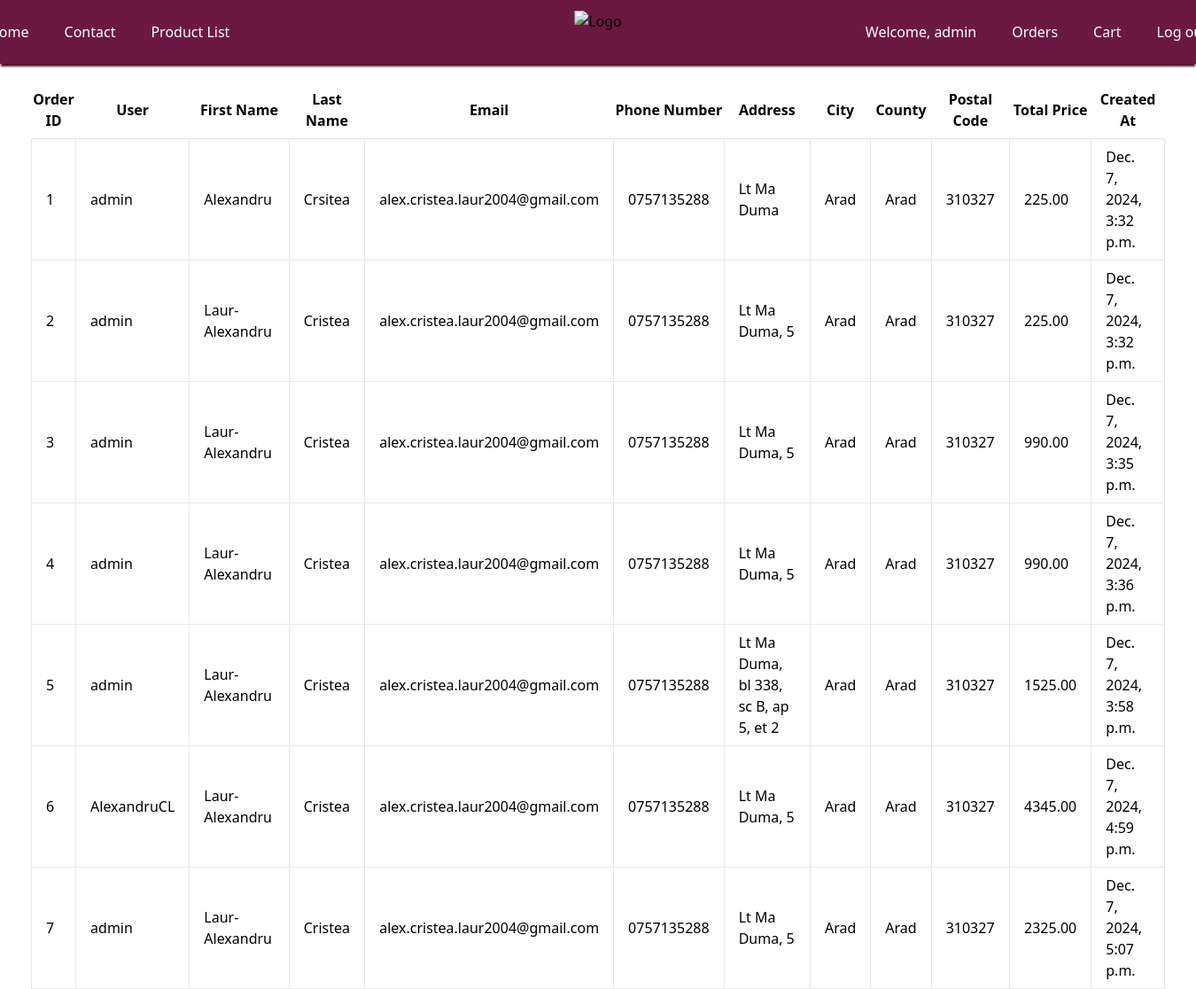
The page /orders/ (signed in) on the database as committed earlier.
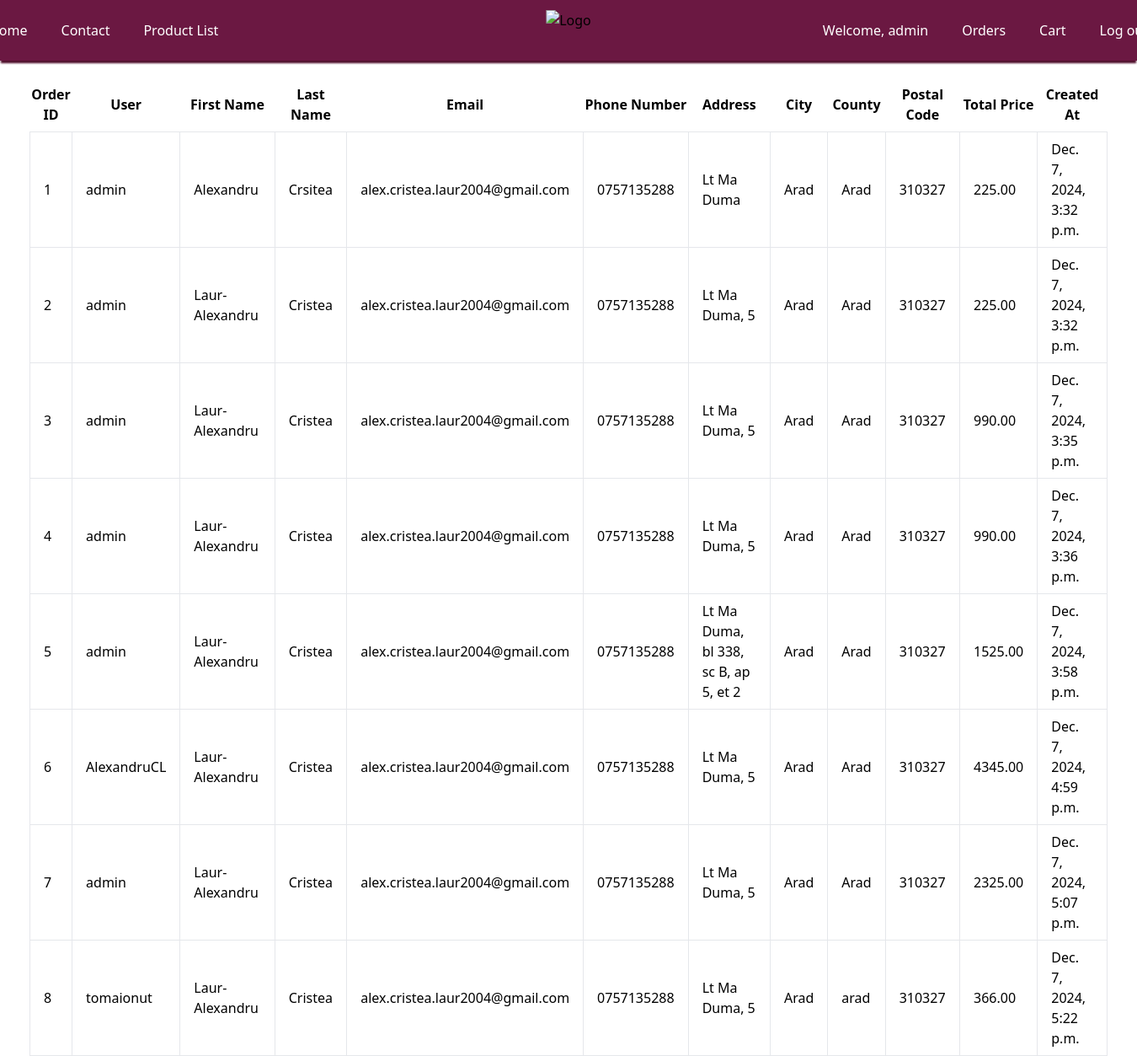
The same page on the database as committed later.
### my_app/models.py (models this page shows, shortened)
class Order(models.Model):
    user = models.ForeignKey(User, on_delete=models.CASCADE)
    created_at = models.DateTimeField(default=timezone.now)
    first_name = models.CharField(max_length=30,default='')
    last_name = models.CharField(max_length=30,default='')
    email = models.EmailField(max_length=254, default='')
    phone_number = models.CharField(max_length=15, default='')
    address = models.CharField(max_length=255 , null=True)
    city = models.CharField(max_length=100, null=True)
    county = models.CharField(max_length=100, default='')
    postal_code = models.CharField(max_length=6, null=True)
    total_price = models.DecimalField(max_digits=10, decimal_places=2)

### my_app/views.py (the view)
# urls.py: path('orders/', views.orders, name='orders'),
@staff_member_required
def orders(request):
    orders = Order.objects.all()
    return render(request, 'my_app/orders.html', {'orders': orders})

### templates/my_app/orders.html (shortened to what this page needs)
<!DOCTYPE html>
<html lang="en">
<head>
    <link href="https://cdn.jsdelivr.net/npm/tailwindcss@2.2.19/dist/tailwind.min.css" rel="stylesheet">
</head>
<body>
    {% include 'my_app/header.html' %}
    <div class="container mx-auto mt-10">
        <h1 class="text-2xl font-bold mb-5">All Orders</h1>
        <table class="min-w-full bg-white">
            <thead>
                <tr>
                    <th class="py-2">Order ID</th>
                    <th class="py-2">User</th>
                    <th class="py-2">First Name</th>
                    <th class="py-2">Last Name</th>
                    <th class="py-2">Email</th>
                    <th class="py-2">Phone Number</th>
                    <th class="py-2">Address</th>
                    <th class="py-2">City</th>
                    <th class="py-2">County</th>
                    <th class="py-2">Postal Code</th>
                    <th class="py-2">Total Price</th>
                    <th class="py-2">Created At</th>
                </tr>
            </thead>
            <tbody>
                {% for order in orders %}
                <tr>
                    <td class="border px-4 py-2 order-id cursor-pointer" data-order-id="{{ order.id }}">{{ order.id }}</td>
                    <td class="border px-4 py-2">{{ order.user.username }}</td>
                    <td class="border px-4 py-2">{{ order.first_name }}</td>
                    <td class="border px-4 py-2">{{ order.last_name }}</td>
                    <td class="border px-4 py-2">{{ order.email }}</td>
                    <td class="border px-4 py-2">{{ order.phone_number }}</td>
                    <td class="border px-4 py-2">{{ order.address }}</td>
                    <td class="border px-4 py-2">{{ order.city }}</td>
                    <td class="border px-4 py-2">{{ order.county }}</td>
                    <td class="border px-4 py-2">{{ order.postal_code }}</td>
                    <td class="border px-4 py-2">{{ order.total_price }}</td>
                    <td class="border px-4 py-2">{{ order.created_at }}</td>
                </tr>
                {% endfor %}
            </tbody>
        </table>
    </div>
</body>
</html>

Rows that differ between the two databases and show on the page:
added Order: id "8", user.username "tomaionut", first_name "Laur-Alexandru", last_name "Cristea", email "alex.cristea.laur2004@gmail.com", phone_number "0757135288", address "Lt Ma Duma, 5", city "Arad", county "arad", postal_code "310327", total_price "366.00", created_at "Dec. 7, 2024, 5:22 p.m."
